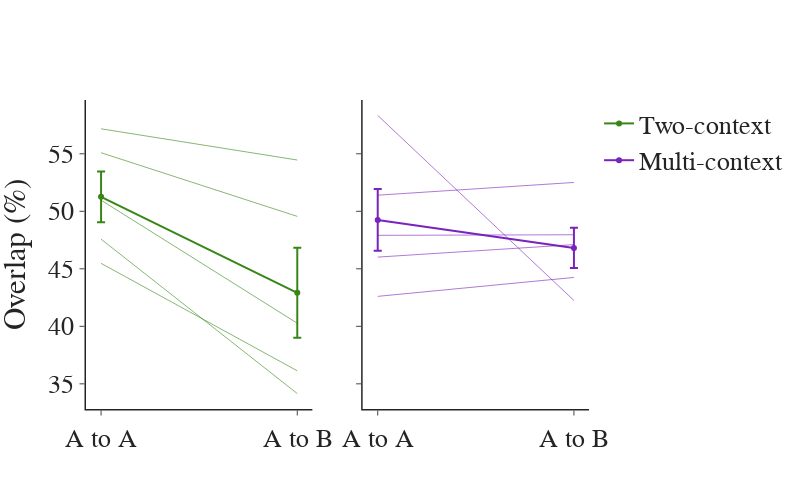

Notebook source saved alongside this figure:
### Code cell
## A to A vs A to B
exp_df = df_melt[df_melt['group'] == 'Multi-context'].reset_index(drop=True)
cont_df = df_melt[df_melt['group'] == 'Two-context'].reset_index(drop=True)
sub_exp = exp_df[(exp_df['comparison'] == '4 to 5') | (exp_df['comparison'] == '5 to 6')]
sub_cont = cont_df[(cont_df['comparison'] == '14 to 15') | (cont_df['comparison'] == '15 to 16')]
combined = pd.concat([sub_exp, sub_cont], axis=0)
combined = combined.replace({'4 to 5': 'A to A', '5 to 6': 'A to B', '14 to 15': 'A to A', '15 to 16': 'A to B'})
avg_combined = combined.groupby(['group', 'comparison'], as_index=False).agg({'overlap': ['mean', 'sem']})

fig = pf.custom_graph_template(x_title='', y_title='', width=800, rows=1, columns=2, shared_y=True)
for idx, group in enumerate(['Two-context', 'Multi-context']):
    gdata = avg_combined[avg_combined['group'] == group]
    fig.add_trace(go.Scatter(x=gdata['comparison'], y=gdata['overlap']['mean'], mode='lines+markers', 
                             line_color=ce_color_dict[group], name=group, showlegend=True,
                             error_y=dict(type='data', array=gdata['overlap']['sem'])), row=1, col=idx+1)
for mouse in combined['mouse'].unique():
    mdata = combined[combined['mouse'] == mouse]
    mgroup = mdata['group'].unique()[0]
    col = 1 if mgroup == 'Two-context' else 2
    fig.add_trace(go.Scatter(x=mdata['comparison'], y=mdata['overlap'], mode='lines', line_color=ce_color_dict[mgroup],
                             name=mouse, line_width=1, opacity=0.6, showlegend=False), row=1, col=col)
fig.update_yaxes(title='Overlap (%)', col=1)
fig.show()
# fig.write_image(pjoin(fig_path, 'overlap_aa_ab_two_multi.png'))

### Figure 1 — Plotly figure (JSON) as saved in the notebook; plotly's stock layout.template omitted (floating-point values rounded to 4 significant figures)
{"data": [{"error_y": {"array": [2.199, 3.919], "type": "data"}, "line": {"color": "#378616"}, "mode": "lines+markers", "name": "Two-context", "showlegend": true, "type": "scatter", "x": ["A to A", "A to B"], "xaxis": "x", "y": [51.26, 42.91], "yaxis": "y"}, {"error_y": {"array": [2.679, 1.75], "type": "data"}, "line": {"color": "#7A22BC"}, "mode": "lines+markers", "name": "Multi-context", "showlegend": true, "type": "scatter", "x": ["A to A", "A to B"], "xaxis": "x2", "y": [49.25, 46.81], "yaxis": "y2"}, {"line": {"color": "#7A22BC", "width": 1}, "mode": "lines", "name": "mc44", "opacity": 0.6, "showlegend": false, "type": "scatter", "x": ["A to A", "A to B"], "xaxis": "x2", "y": [58.33, 42.25], "yaxis": "y2"}, {"line": {"color": "#7A22BC", "width": 1}, "mode": "lines", "name": "mc51", "opacity": 0.6, "showlegend": false, "type": "scatter", "x": ["A to A", "A to B"], "xaxis": "x2", "y": [51.4, 52.51], "yaxis": "y2"}, {"line": {"color": "#7A22BC", "width": 1}, "mode": "lines", "name": "mc55", "opacity": 0.6, "showlegend": false, "type": "scatter", "x": ["A to A", "A to B"], "xaxis": "x2", "y": [46.02, 47.1], "yaxis": "y2"}, {"line": {"color": "#7A22BC", "width": 1}, "mode": "lines", "name": "mc56", "opacity": 0.6, "showlegend": false, "type": "scatter", "x": ["A to A", "A to B"], "xaxis": "x2", "y": [47.91, 47.96], "yaxis": "y2"}, {"line": {"color": "#7A22BC", "width": 1}, "mode": "lines", "name": "mc58", "opacity": 0.6, "showlegend": false, "type": "scatter", "x": ["A to A", "A to B"], "xaxis": "x2", "y": [42.6, 44.25], "yaxis": "y2"}, {"line": {"color": "#378616", "width": 1}, "mode": "lines", "name": "mc46", "opacity": 0.6, "showlegend": false, "type": "scatter", "x": ["A to A", "A to B"], "xaxis": "x", "y": [55.09, 49.56], "yaxis": "y"}, {"line": {"color": "#378616", "width": 1}, "mode": "lines", "name": "mc49", "opacity": 0.6, "showlegend": false, "type": "scatter", "x": ["A to A", "A to B"], "xaxis": "x", "y": [45.48, 36.13], "yaxis": "y"}, {"line": {"color": "#378616", "width": 1}, "mode": "lines", "name": "mc52", "opacity": 0.6, "showlegend": false, "type": "scatter", "x": ["A to A", "A to B"], "xaxis": "x", "y": [50.97, 40.27], "yaxis": "y"}, {"line": {"color": "#378616", "width": 1}, "mode": "lines", "name": "mc54", "opacity": 0.6, "showlegend": false, "type": "scatter", "x": ["A to A", "A to B"], "xaxis": "x", "y": [57.17, 54.46], "yaxis": "y"}, {"line": {"color": "#378616", "width": 1}, "mode": "lines", "name": "mc60", "opacity": 0.6, "showlegend": false, "type": "scatter", "x": ["A to A", "A to B"], "xaxis": "x", "y": [47.58, 34.15], "yaxis": "y"}], "layout": {"font": {"family": "Arial", "size": 26}, "height": 500, "title": {"x": 0.5, "xanchor": "center", "y": 0.9, "yanchor": "top"}, "width": 800, "xaxis": {"anchor": "y", "domain": [0, 0.45], "linewidth": 1.5, "title": {"text": ""}}, "xaxis2": {"anchor": "y2", "domain": [0.55, 1], "linewidth": 1.5, "title": {"text": ""}}, "yaxis": {"anchor": "x", "domain": [0, 1], "linewidth": 1.5, "matches": "y", "title": {"text": "Overlap (%)"}}, "yaxis2": {"anchor": "x2", "domain": [0, 1], "linewidth": 1.5, "matches": "y", "showticklabels": false, "title": {"text": ""}}}}
